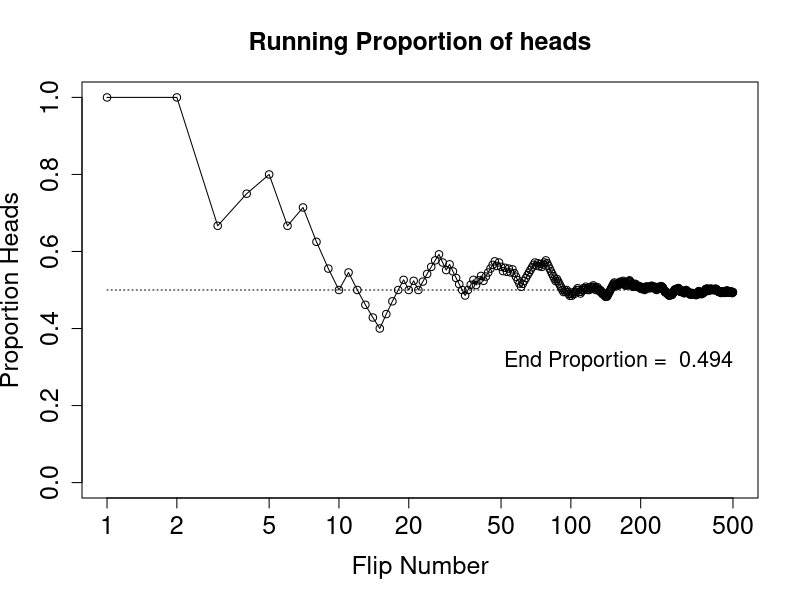

Write R code to recreate this figure.
#start with the foundamentals. It all comes to foundamentals and foundamentals. 
N = 500
#why 47405, why not other values?
set.seed(47405)

#What's the meaning of this? Let's check the help result for detail
flipsequence = sample(x=c(0,1), prob=c(.5,.5), size = N, replace = TRUE)

#what's the cumsum for? interesting let reduce it from the source code
#I guess I got the functionality of cumsum
#given sequence of 1 2 3 4 5
#The result sequence is 1 3 6 10 15
r = cumsum(flipsequence)
n = 1:N
#What's the purpose of this array? This is a array of average Head count
#Should we expect it to be a larger fluc line and turn to smaller fluc?
#I guess we could
runprop = r/n

plot(n, runprop, type="o", log = "x", xlim=c(1,N) , ylim = c(0.0,1.0), cex.axis=1.5,
	xlab="Flip Number", ylab = "Proportion Heads", cex.lab = 1.5, main = "Running Proportion of heads",
	cex.main = 1.5)

lines(c(1,N), c(0.5,0.5), lty=3)
flipletters = paste(c("T","H")[flipsequence[1:10] +1], collapse="")
displaystring = paste("Flip Sequence = ", flipletters, "...", sep="")
text(5, 9, displaystring, adj=c(0,1), cex=1.3)
text(N, .3, paste("End Proportion = ", runprop[N], collapse=""), adj=c(1,0), cex=1.3)
dev.copy2eps(file="~/FlipCoin.eps")
	

